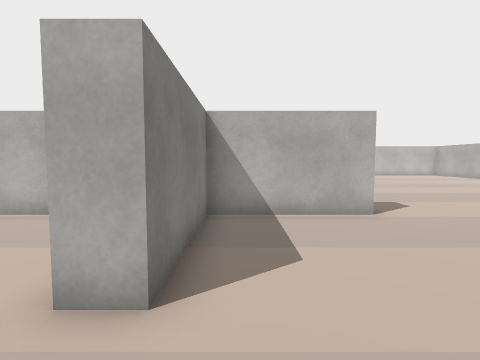
[1] (above)

24 first-person views from a walk through a scene from a Unity 3-D project. The camera is 1.4 m above the floor, tilts 4° down and sees 80° across. The floor is counted in squares, 1 m on a side. Each view is taken from the middle of a square. On the plan, view 1 faces up. The plan holds only what a view shows up to about 14 squares ahead; the rest is blank. The place goes on beyond the plan. The player is left out. Some surface patterns are stand-ins.

[2]
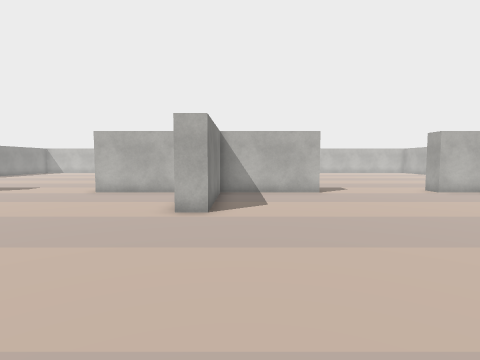

[3]
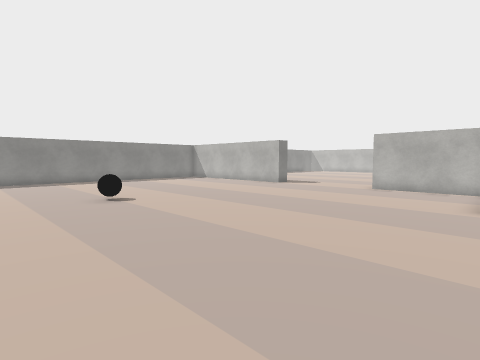

[4]
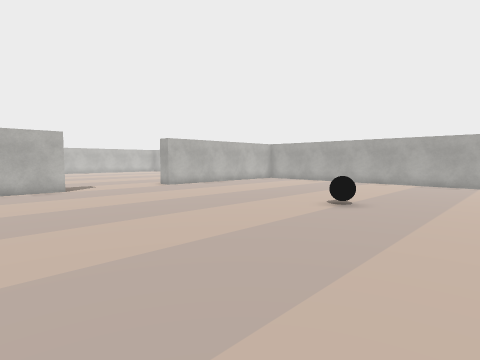

[5]
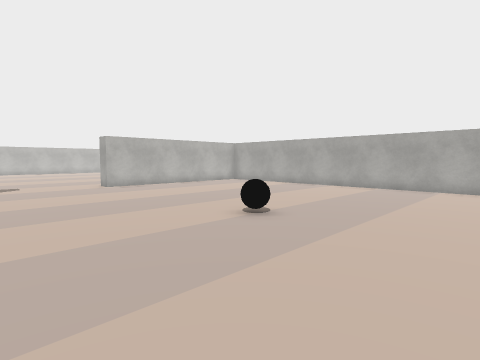

[6]
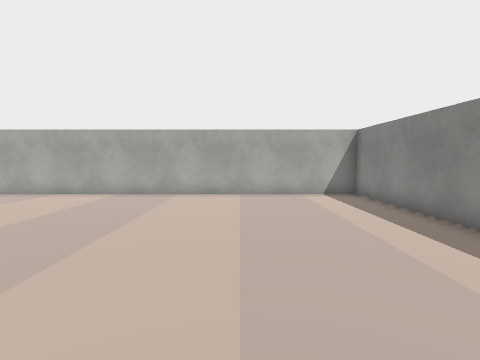

[7]
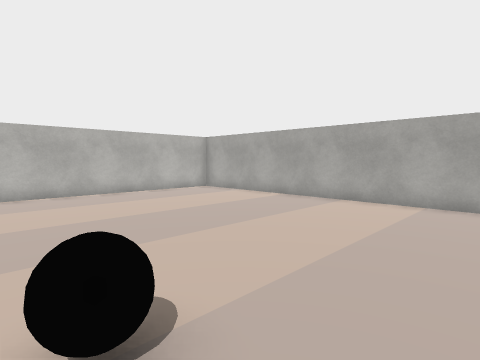

[8]
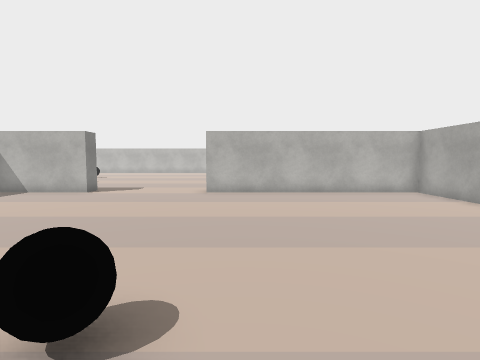

[9]
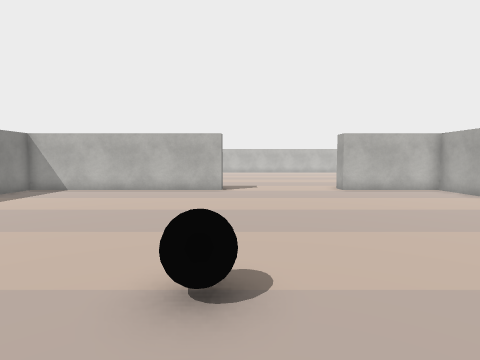

[10]
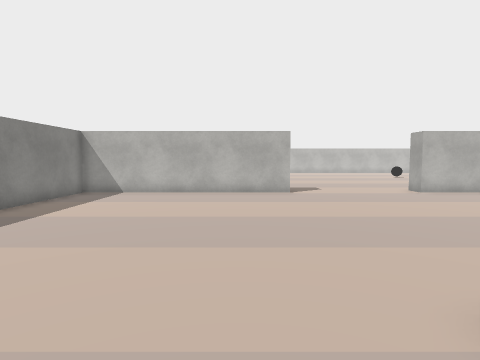

[11]
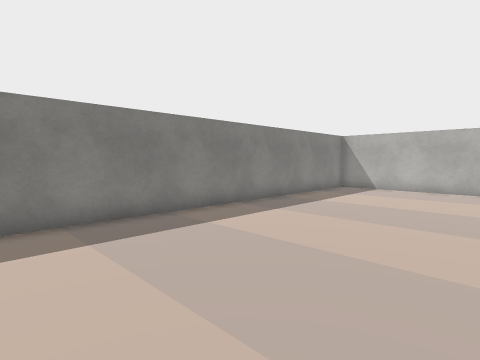

[12]
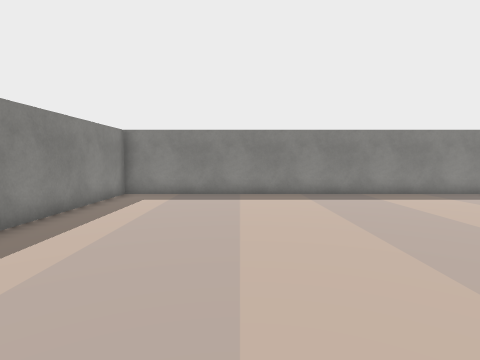

[13]
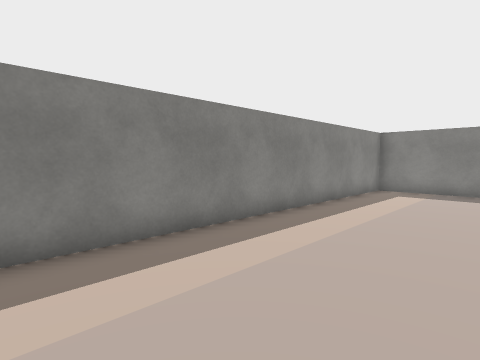

[14]
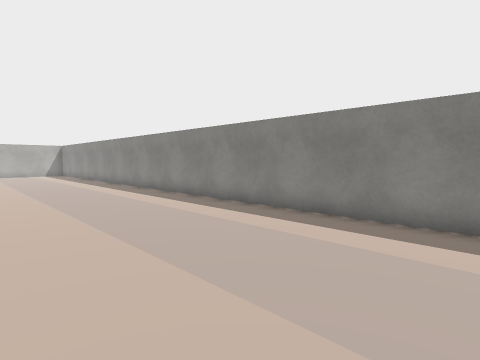

[15]
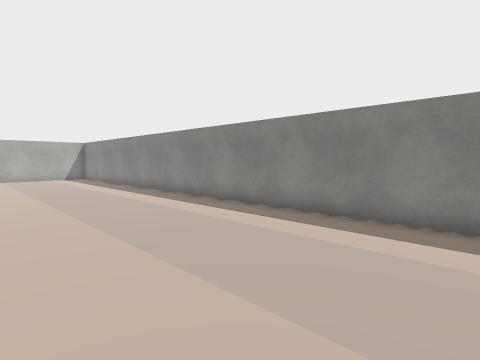

[16]
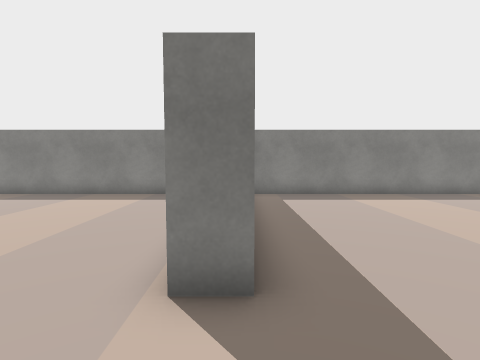

[17]
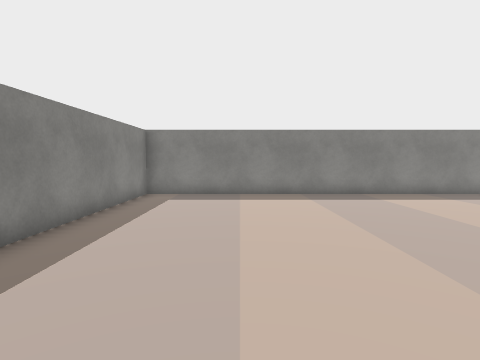

[18]
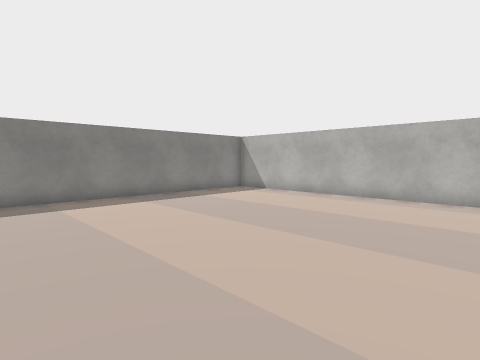

[19]
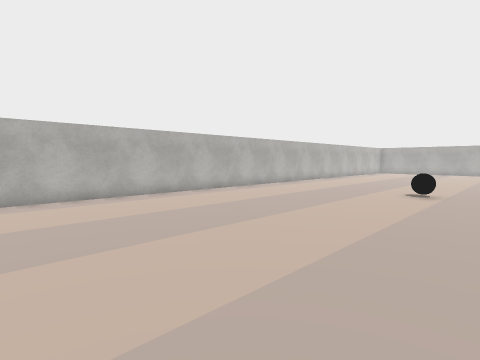

[20]
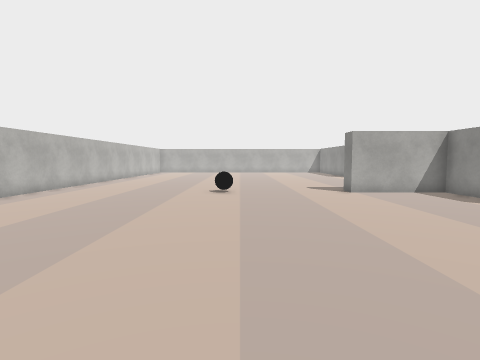

[21]
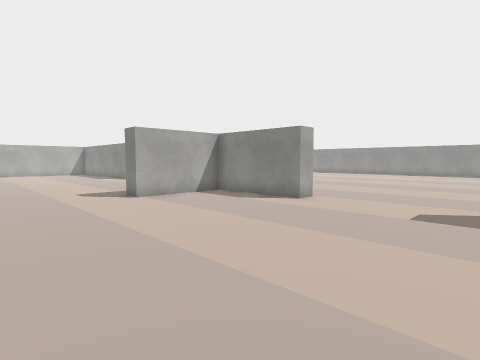

[22]
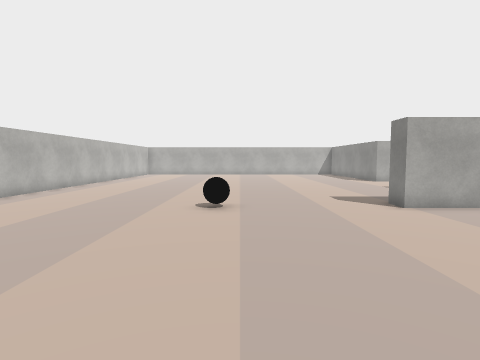

[23]
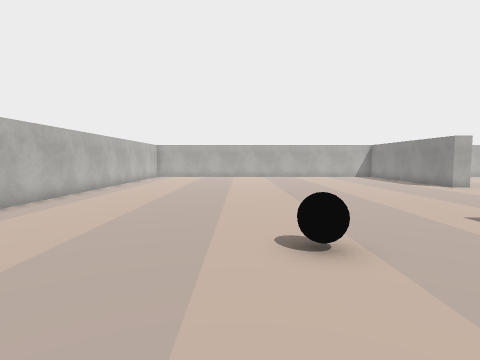

[24]
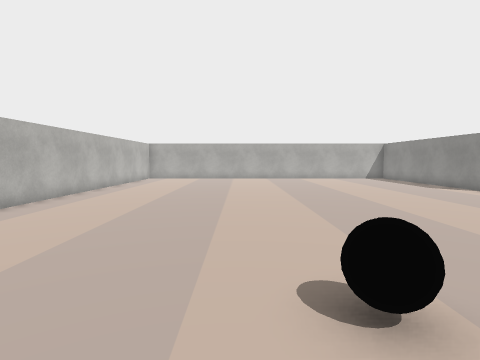

### Floor plan
Points are (right, up) in squares from view 1. A wall is a line through its corners. A room is listed if a view was taken in it or the views show most of it. See-through windows are left out.
Room 1 (views 1, 2, 3, 4, 5, 6, 7, 8, 9, 10, 11, 12, 13, 14, 15, 16, 17, 18, 19, 20, 21, 22, 23, 24)
walls: (-1.7, 5) (-1.7, 7.3) (-6.2, 7.3) (-6.2, 8.2) (-1.7, 8.2) (-1.7, 12.2) (-0.8, 12.2); (3.4, 8.2) (3.4, 7.3) (-0.8, 7.3) (-0.8, 2.6) (-1.8, 2.6); (-11.9, 8.2) (-11.9, 7.3) (-20.8, 7.3) (-20.8, -12.8) (8.1, -12.8); (8.9, 8.2) (10.1, 8.2); (10, 25.8) (-19, 25.8); (11.5, -12.8) (17.7, -12.8) (17.7, 7.3) (8.6, 7.3) (8.6, 8.2); (-20.8, 24.1) (-20.8, 8.2) (-13.5, 8.2)
objects: ball (-12, -3) to (-11, -3); ball (-2, 17) to (-1, 18); ball (8, -3) to (9, -3)

Positions as (right, up) in squares from view 1, and headings:
1: (0, 0), facing up
2: (0, -5), facing up
3: (-1, -7), facing up-left
4: (0, -7), facing up-right
5: (3, -8), facing up-right
6: (6, -8), facing right
7: (8, -5), facing up-right
8: (10, -5), facing up
9: (-11, -6), facing up
10: (-14, -5), facing up
11: (-14, -7), facing up-left
12: (-9, -8), facing left
13: (-7, -8), facing down-left
14: (-11, -6), facing down-right
15: (-5, -6), facing down-right
16: (-9, 8), facing left
17: (-9, 12), facing left
18: (-10, 15), facing up-left
19: (-14, 15), facing up-right
20: (-14, 17), facing right
21: (-12, 17), facing down-right
22: (-10, 17), facing right
23: (-6, 19), facing right
24: (-4, 19), facing right
